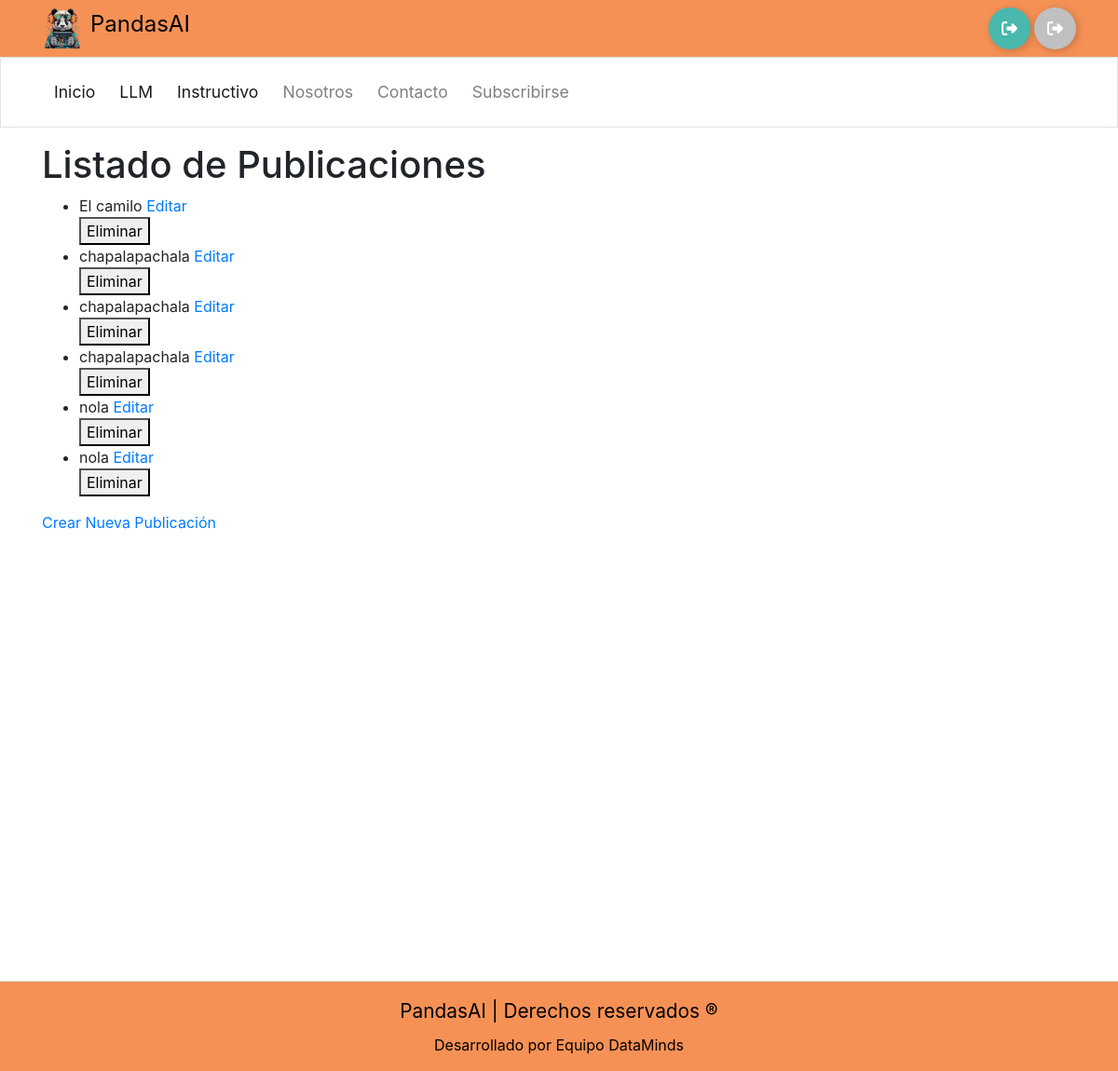
The page /listar_publicacion/ on the database as committed earlier.
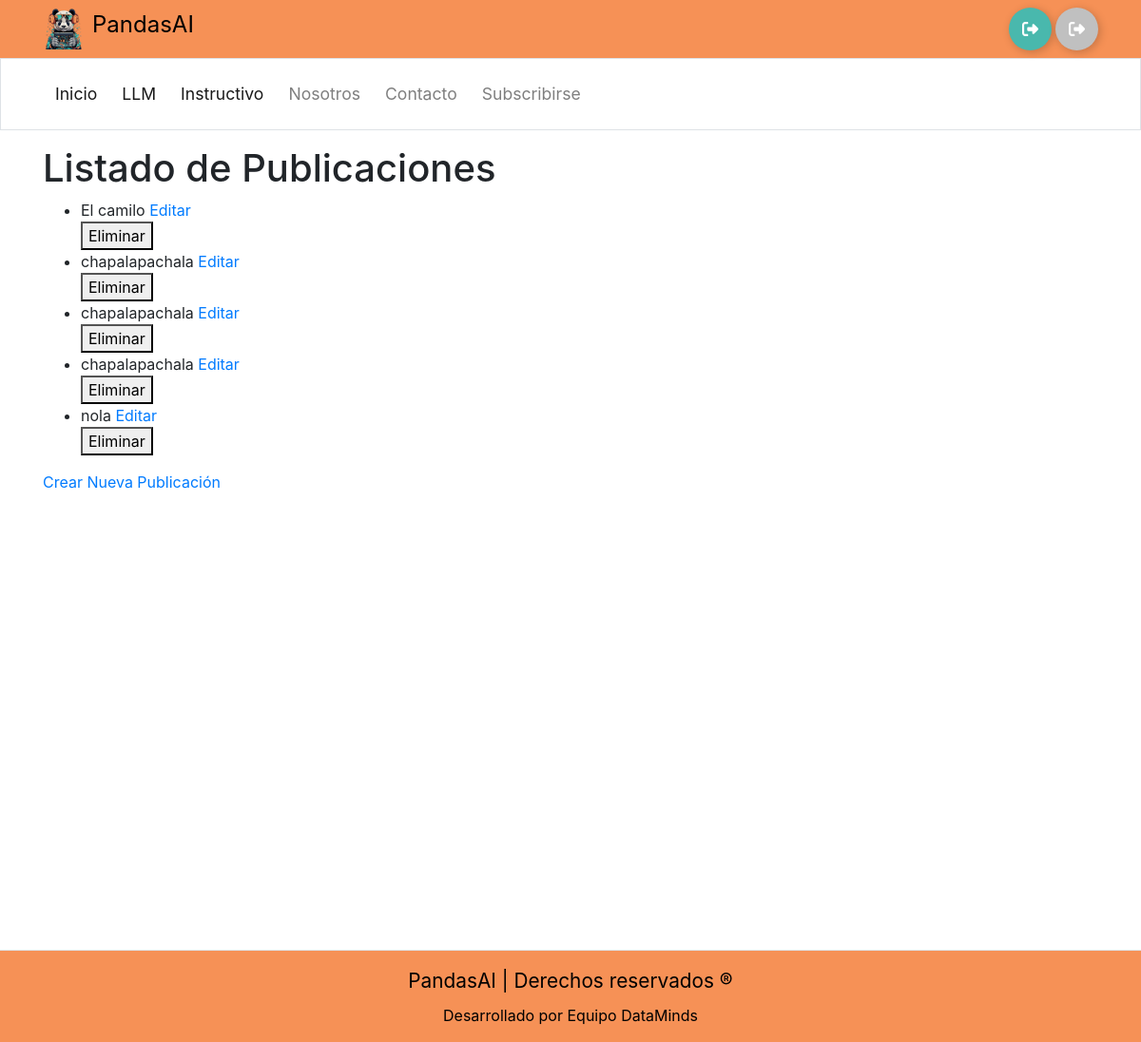
The same page on the database as committed later.
### home/models.py (models this page shows, shortened)
class Publicacion(models.Model):
    titulo = models.CharField(max_length=200)
    contenido = models.TextField()
    imagen = models.ImageField(upload_to='imagenes/', blank=True, null=True)

### home/views.py (the view)
# urls.py: path('listar_publicacion/', views.listar_publicacion, name='listar_publicacion'),
def listar_publicacion(request):
    publicaciones = Publicacion.objects.all()
    return render(request, 'home/publicacion/listar_publicacion.html', {'publicaciones': publicaciones})

### templates/home/publicacion/listar_publicacion.html (shortened to what this page needs)
{% extends "base/layout.html" %}
{% block content %}
<body>
    <h1>Listado de Publicaciones</h1>
    <ul>
      {% for publicacion in publicaciones %}
        <li>
          {{ publicacion.titulo }}
          <a href="{% url 'actualizar_publicacion' publicacion.id %}">Editar</a>
          <form method="post" action="{% url 'eliminar_publicacion' publicacion.id %}">
            <button type="submit" onclick="return confirmarEliminar()">Eliminar</button>
          </form>
        </li>
      {% endfor %}
    </ul>
    <a href="{% url 'crear_publicacion' %}">Crear Nueva Publicación</a>
</body>
{% endblock %}

### templates/base/layout.html (shortened to what this page needs)
{% load static %}
<!doctype html>
<html lang="es">
<head>
    <link rel="stylesheet" href="https://stackpath.bootstrapcdn.com/bootstrap/4.3.1/css/bootstrap.min.css"
>
    <link rel="stylesheet" href="{% static 'style.css' %}">
</head>
<body>
    <header class="" style="background-color: rgb(246,145,86);">
        <div class="container d-flex py-2">
        <img src="{% static 'images/logopanda.png' %}" alt="Logo de PandasAI" class="mr-2" style="height: 44px;">
            <a class="m-0 p-0 nav-logo" href="/" style="color: black;">
                PandasAI
            </a>
                <div class="float-right ml-auto">
                {% if user.is_authenticated %}
                <div class="SaludoUser" style="display: inline-block;">
                    <p style="color:white;">Hola, {{ user.username }} </p>
                </div>
                <div class="buttonLogOut" style="display: inline-block;">
                    <button class="Btn btnlgo">
                        <div class="sign"><svg viewBox="0 0 512 512"><path d="M377.9 105.9L500.7 228.7c7.2 7.2 11.3 17.1 11.3 27.3s-4.1 20.1-11.3 27.3L377.9 406.1c-6.4 6.4-15 9.9-24 9.9c-18.7 0-33.9-15.2-33.9-33.9l0-62.1-128 0c-17.7 0-32-14.3-32-32l0-64c0-17.7 14.3-32 32-32l128 0 0-62.1c0-18.7 15.2-33.9 33.9-33.9c9 0 17.6 3.6 24 9.9zM160 96L96 96c-17.7 0-32 14.3-32 32l0 256c0 17.7 14.3 32 32 32l64 0c17.7 0 32 14.3 32 32s-14.3 32-32 32l-64 0c-53 0-96-43-96-96L0 128C0 75 43 32 96 32l64 0c17.7 0 32 14.3 32 32s-14.3 32-32 32z"></path></svg></div>
                        <div class="text"><a href="{% url 'cerrar_sesion' %}"style="color:white;">LogOut</a></div>
                    </button>
                </div>
                {% else %}
                <div class="buttonLogIn" style="display: inline-block;">
                    <button class="Btn btnlgi">
                        <div class="sign"></div>
                    </button>
                </div>
                <div class="buttonRegister" style="display: inline-block;">
                    <button class="Btn btnreg">
                        <div class="sign"></div>
                    </button>
                </div>
                {% endif %}
                </div>
        </div>
    </header>
    <nav class="navbar navbar-expand-md navbar-light border">
        <div class="container py-2 ">
            <div class="collapse navbar-collapse" id="collapsibleNavId">
                <ul class="navbar-nav mr-auto mt-2 mt-lg-0">
                    <li class="nav-item active">
                        <a class="nav-link" href="/">Inicio</a>
                    </li>
                    <li class="nav-item active">
                        <a class="nav-link" href="#">LLM</a>
                    </li>
                    <li class="nav-item active">
                        <a class="nav-link" href="{% url 'listar_instrucciones' %}">Instructivo</a>
                    </li>
                    <li class="nav-item">
                        <a class="nav-link" href="{% url 'nosotros' %}">Nosotros</a>
                    </li>
                    <li class="nav-item">
                        <a class="nav-link" href="mailto:datamindscontact@gmail.com">Contacto</a>
                    </li>
                    <li class="nav-item">
                        <a class="nav-link" href="{% url 'subscripcion' %}">Subscribirse</a>
                    </li>
                </ul>
            </div>
        </div>
    </nav>
    <main class="container my-3">
        {% block content %}
        {% endblock %}
    </main>
    <footer class="p-3 border-top" style="background-color: rgb(246,145,86); margin-top: 480px;">
        <div class="container">
            <p class="p-0 m-0 mb-2 logo-empresa-footer" style="color: black;">PandasAI | Derechos reservados &reg;</p>
            <p class="p-0 m-0 mx-5" style="color: black;">Desarrollado por Equipo DataMinds</p>
        </div>
    </footer>
</body>
</html>

### static/style.css (style rules this page uses)
nav { background-color: transparent; }
.nav-logo { font-size: 1.5em; }
.logo-empresa-footer { font-size: 1.3em; }
.nav-link { font-size: 1.1em; margin: 0 5px; }
a { text-decoration: none !important; }
footer div > p { display: flex; justify-content: center; }
.sign { width: 100%; transition-duration: .3s; display: flex; align-items: center; justify-content: center; }
.sign svg { width: 17px; }
.btnlgi { display: flex; align-items: center; justify-content: flex-start; width: 45px; height: 45px; border: none; border-radius: 50%; cursor: pointer; position: relative; overflow: hidden; transition-duration: .3s; box-shadow: 2px 2px 10px rgba(0, 0, 0, 0.199); background-color: #49b8ad; }
.btnreg { display: flex; align-items: center; justify-content: flex-start; width: 45px; height: 45px; border: none; border-radius: 50%; cursor: pointer; position: relative; overflow: hidden; transition-duration: .3s; box-shadow: 2px 2px 10px rgba(0, 0, 0, 0.199); background-color:silver; }

Rows that differ between the two databases and show on the page:
removed Publicacion: titulo "nola"
